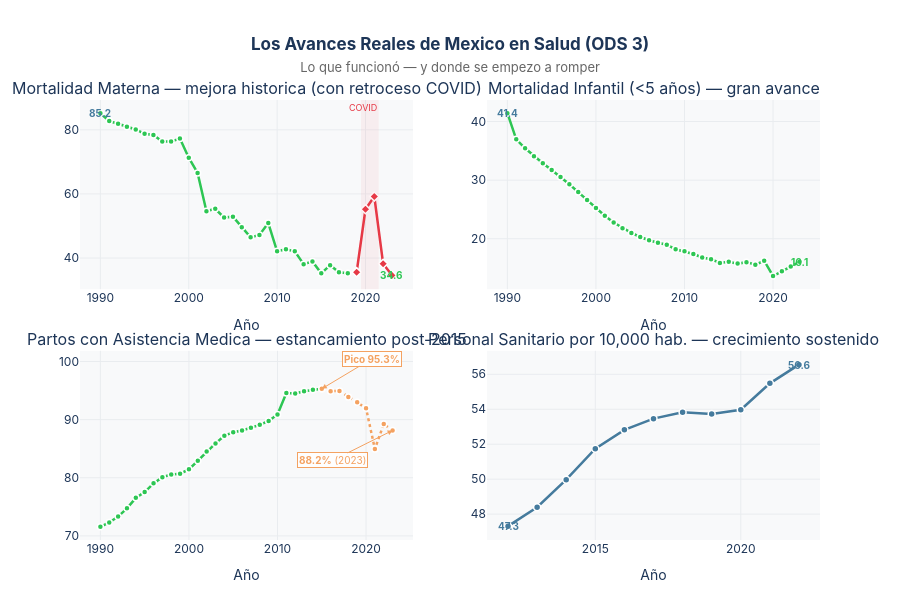

The cell this chart's notebook holds for it:
### Markdown cell above
---
## El Contrapeso — Lo que Si Mejoró

La narrativa honesta también muestra los avances. México sí tiene logros en salud pública que vale reconocer — para entender mejor **dónde se rompió el hilo**.

### Code cell
# ══════════════════════════════════════════════════════════════════════════════
# FIGURA 6 — Indicadores con mejora: mortalidad materna, infantil, partos, personal
# ══════════════════════════════════════════════════════════════════════════════

mat  = get_serie('3.1.1')
inf5 = get_serie('3.2.1')
part = get_serie('3.1.2')
pers = get_serie('3.C.1')

fig_bien = make_subplots(
    rows=2, cols=2,
    subplot_titles=[
        'Mortalidad Materna — mejora historica (con retroceso COVID)',
        'Mortalidad Infantil (<5 años) — gran avance',
        'Partos con Asistencia Medica — estancamiento post-2015',
        'Personal Sanitario por 10,000 hab. — crecimiento sostenido'
    ],
    vertical_spacing=0.14, horizontal_spacing=0.1
)

# Mortalidad materna
mat_base = mat[mat['periodo'] < 2019]
mat_cov  = mat[mat['periodo'] >= 2019]
fig_bien.add_trace(go.Scatter(
    x=mat_base['periodo'], y=mat_base['valor'],
    mode='lines+markers', line=dict(color=COLOR_MEJORA, width=2.5),
    marker=dict(size=6, color=COLOR_MEJORA, line=dict(width=1.5, color='white')),
    showlegend=False,
    hovertemplate='<b>%{x}</b><br>%{y:.1f} por 100k NV<extra></extra>'
), row=1, col=1)
fig_bien.add_trace(go.Scatter(
    x=mat_cov['periodo'], y=mat_cov['valor'],
    mode='lines+markers', line=dict(color=COLOR_ALERTA, width=2.5),
    marker=dict(size=7, color=COLOR_ALERTA, symbol='diamond',
                line=dict(width=1.5, color='white')),
    showlegend=False,
    hovertemplate='<b>%{x}</b><br>%{y:.1f} por 100k NV<extra></extra>'
), row=1, col=1)
fig_bien.add_vrect(x0=2019.5, x1=2021.5, fillcolor='rgba(230,57,70,0.06)',
                   line_width=0, row=1, col=1,
                   annotation_text='COVID', annotation_position='top right',
                   annotation_font=dict(size=9, color=COLOR_ALERTA))
fig_bien.add_annotation(x=1990, y=85.2, text='<b>85.2</b>',
                         showarrow=False, font=dict(size=10, color=COLOR_NEUTRO), row=1, col=1)
fig_bien.add_annotation(x=2023, y=34.6, text='<b>34.6</b>',
                         showarrow=False, font=dict(size=10, color=COLOR_MEJORA), row=1, col=1)

# Mortalidad infantil
fig_bien.add_trace(go.Scatter(
    x=inf5['periodo'], y=inf5['valor'],
    mode='lines+markers', line=dict(color=COLOR_MEJORA, width=2.5),
    marker=dict(size=6, color=COLOR_MEJORA, line=dict(width=1.5, color='white')),
    showlegend=False,
    hovertemplate='<b>%{x}</b><br>%{y:.1f} por 1,000 NV<extra></extra>'
), row=1, col=2)
fig_bien.add_annotation(x=1990, y=41.4, text='<b>41.4</b>',
                         showarrow=False, font=dict(size=10, color=COLOR_NEUTRO), row=1, col=2)
fig_bien.add_annotation(x=2023, y=16.1, text='<b>16.1</b>',
                         showarrow=False, font=dict(size=10, color=COLOR_MEJORA), row=1, col=2)

# Partos con asistencia
part_base_s = part[part['periodo'] <= 2015]
part_post_s = part[part['periodo'] >= 2015]
fig_bien.add_trace(go.Scatter(
    x=part_base_s['periodo'], y=part_base_s['valor'],
    mode='lines+markers', line=dict(color=COLOR_MEJORA, width=2.5),
    marker=dict(size=6, color=COLOR_MEJORA, line=dict(width=1.5, color='white')),
    showlegend=False,
    hovertemplate='<b>%{x}</b><br>%{y:.1f}%<extra></extra>'
), row=2, col=1)
fig_bien.add_trace(go.Scatter(
    x=part_post_s['periodo'], y=part_post_s['valor'],
    mode='lines+markers', line=dict(color=COLOR_ACENTO, width=2.5, dash='dot'),
    marker=dict(size=6, color=COLOR_ACENTO, line=dict(width=1.5, color='white')),
    showlegend=False,
    hovertemplate='<b>%{x}</b><br>%{y:.1f}%<extra></extra>'
), row=2, col=1)
fig_bien.add_annotation(
    x=2015, y=95.31, text='<b>Pico 95.3%</b>',
    showarrow=True, arrowhead=2, arrowcolor=COLOR_ACENTO,
    ax=50, ay=-30, font=dict(size=10, color=COLOR_ACENTO),
    bgcolor='rgba(255,255,255,0.85)', bordercolor=COLOR_ACENTO, borderwidth=1,
    row=2, col=1
)
fig_bien.add_annotation(
    x=2023, y=88.15, text='<b>88.2%</b> (2023)',
    showarrow=True, arrowhead=2, arrowcolor=COLOR_ACENTO,
    ax=-60, ay=30, font=dict(size=10, color=COLOR_ACENTO),
    bgcolor='rgba(255,255,255,0.85)', bordercolor=COLOR_ACENTO, borderwidth=1,
    row=2, col=1
)

# Personal sanitario
fig_bien.add_trace(go.Scatter(
    x=pers['periodo'], y=pers['valor'],
    mode='lines+markers', line=dict(color=COLOR_NEUTRO, width=2.5),
    marker=dict(size=7, color=COLOR_NEUTRO, line=dict(width=1.5, color='white')),
    showlegend=False,
    hovertemplate='<b>%{x}</b><br>%{y:.1f} por 10,000 hab.<extra></extra>'
), row=2, col=2)
fig_bien.add_annotation(x=2012, y=47.31, text='<b>47.3</b>',
                         showarrow=False, font=dict(size=10, color=COLOR_NEUTRO), row=2, col=2)
fig_bien.add_annotation(x=2022, y=56.55, text='<b>56.6</b>',
                         showarrow=False, font=dict(size=10, color=COLOR_NEUTRO), row=2, col=2)

fig_bien.update_xaxes(showgrid=True, gridcolor='#E9ECEF', title_text='Año')
fig_bien.update_yaxes(showgrid=True, gridcolor='#E9ECEF')

fig_bien.update_layout(
    title=dict(
        text='<b>Los Avances Reales de Mexico en Salud (ODS 3)</b><br>'
             '<span style="font-size:13px;font-weight:normal;color:#666">'
             'Lo que funcionó — y donde se empezo a romper</span>',
        x=0.5, xanchor='center'
    ),
    height=600, plot_bgcolor=COLOR_FONDO, paper_bgcolor='white',
    font=dict(family='Inter, Arial, sans-serif', color='#1D3557'),
    margin=dict(t=100, b=60)
)

fig_bien.show()

### Figure 1 — Plotly figure (JSON) as saved in the notebook; plotly's stock layout.template omitted (floating-point values rounded to 4 significant figures)
{"data": [{"hovertemplate": "<b>%{x}</b><br>%{y:.1f} por 100k NV<extra></extra>", "line": {"color": "#2DC653", "width": 2.5}, "marker": {"color": "#2DC653", "line": {"color": "white", "width": 1.5}, "size": 6}, "mode": "lines+markers", "showlegend": false, "type": "scatter", "x": [1990, 1991, 1992, 1993, 1994, 1995, 1996, 1997, 1998, 1999, 2000, 2001, 2002, 2003, 2004, 2005, 2006, 2007, 2008, 2009, 2010, 2011, 2012, 2013, 2014, 2015, 2016, 2017, 2018], "xaxis": "x", "y": [85.2, 82.74, 81.92, 80.98, 80.12, 78.77, 78.39, 76.35, 76.35, 77.31, 71.31, 66.54, 54.58, 55.37, 52.62, 52.91, 49.6, 46.45, 47.19, 50.9, 42.09, 42.75, 42.07, 38.08, 38.91, 35.21, 37.77, 35.56, 35.22], "yaxis": "y"}, {"hovertemplate": "<b>%{x}</b><br>%{y:.1f} por 100k NV<extra></extra>", "line": {"color": "#E63946", "width": 2.5}, "marker": {"color": "#E63946", "line": {"color": "white", "width": 1.5}, "size": 7, "symbol": "diamond"}, "mode": "lines+markers", "showlegend": false, "type": "scatter", "x": [2019, 2020, 2021, 2022, 2023], "xaxis": "x", "y": [35.56, 55.23, 59.19, 38.21, 34.58], "yaxis": "y"}, {"hovertemplate": "<b>%{x}</b><br>%{y:.1f} por 1,000 NV<extra></extra>", "line": {"color": "#2DC653", "width": 2.5}, "marker": {"color": "#2DC653", "line": {"color": "white", "width": 1.5}, "size": 6}, "mode": "lines+markers", "showlegend": false, "type": "scatter", "x": [1990, 1991, 1992, 1993, 1994, 1995, 1996, 1997, 1998, 1999, 2000, 2001, 2002, 2003, 2004, 2005, 2006, 2007, 2008, 2009, 2010, 2011, 2012, 2013, 2014, 2015, 2016, 2017, 2018, 2019, 2020, 2021, 2022, 2023], "xaxis": "x2", "y": [41.41, 36.96, 35.42, 34.08, 32.89, 31.71, 30.54, 29.3, 27.96, 26.59, 25.23, 23.92, 22.76, 21.8, 20.99, 20.3, 19.74, 19.32, 18.98, 18.2, 17.85, 17.4, 16.8, 16.52, 15.87, 16.09, 15.76, 16.01, 15.58, 16.25, 13.65, 14.47, 15.26, 16.06], "yaxis": "y2"}, {"hovertemplate": "<b>%{x}</b><br>%{y:.1f}%<extra></extra>", "line": {"color": "#2DC653", "width": 2.5}, "marker": {"color": "#2DC653", "line": {"color": "white", "width": 1.5}, "size": 6}, "mode": "lines+markers", "showlegend": false, "type": "scatter", "x": [1990, 1991, 1992, 1993, 1994, 1995, 1996, 1997, 1998, 1999, 2000, 2001, 2002, 2003, 2004, 2005, 2006, 2007, 2008, 2009, 2010, 2011, 2012, 2013, 2014, 2015], "xaxis": "x3", "y": [71.57, 72.31, 73.33, 74.75, 76.55, 77.55, 79.04, 80.11, 80.55, 80.7, 81.45, 82.93, 84.54, 85.92, 87.24, 87.84, 88.15, 88.6, 89.11, 89.79, 90.89, 94.58, 94.49, 94.88, 95.15, 95.31], "yaxis": "y3"}, {"hovertemplate": "<b>%{x}</b><br>%{y:.1f}%<extra></extra>", "line": {"color": "#F4A261", "dash": "dot", "width": 2.5}, "marker": {"color": "#F4A261", "line": {"color": "white", "width": 1.5}, "size": 6}, "mode": "lines+markers", "showlegend": false, "type": "scatter", "x": [2015, 2016, 2017, 2018, 2019, 2020, 2021, 2022, 2023], "xaxis": "x3", "y": [95.31, 94.9, 94.94, 93.92, 92.98, 91.97, 84.95, 89.24, 88.15], "yaxis": "y3"}, {"hovertemplate": "<b>%{x}</b><br>%{y:.1f} por 10,000 hab.<extra></extra>", "line": {"color": "#457B9D", "width": 2.5}, "marker": {"color": "#457B9D", "line": {"color": "white", "width": 1.5}, "size": 7}, "mode": "lines+markers", "showlegend": false, "type": "scatter", "x": [2012, 2013, 2014, 2015, 2016, 2017, 2018, 2019, 2020, 2021, 2022], "xaxis": "x4", "y": [47.31, 48.39, 49.97, 51.74, 52.82, 53.46, 53.82, 53.73, 53.97, 55.48, 56.55], "yaxis": "y4"}], "layout": {"annotations": [{"font": {"size": 16}, "showarrow": false, "text": "Mortalidad Materna — mejora historica (con retroceso COVID)", "x": 0.225, "xanchor": "center", "xref": "paper", "y": 1.0, "yanchor": "bottom", "yref": "paper"}, {"font": {"size": 16}, "showarrow": false, "text": "Mortalidad Infantil (<5 años) — gran avance", "x": 0.775, "xanchor": "center", "xref": "paper", "y": 1.0, "yanchor": "bottom", "yref": "paper"}, {"font": {"size": 16}, "showarrow": false, "text": "Partos con Asistencia Medica — estancamiento post-2015", "x": 0.225, "xanchor": "center", "xref": "paper", "y": 0.43, "yanchor": "bottom", "yref": "paper"}, {"font": {"size": 16}, "showarrow": false, "text": "Personal Sanitario por 10,000 hab. — crecimiento sostenido", "x": 0.775, "xanchor": "center", "xref": "paper", "y": 0.43, "yanchor": "bottom", "yref": "paper"}, {"font": {"color": "#E63946", "size": 9}, "showarrow": false, "text": "COVID", "x": 2022.0, "xanchor": "right", "xref": "x", "y": 1, "yanchor": "top", "yref": "y domain"}, {"font": {"color": "#457B9D", "size": 10}, "showarrow": false, "text": "<b>85.2</b>", "x": 1990, "xref": "x", "y": 85.2, "yref": "y"}, {"font": {"color": "#2DC653", "size": 10}, "showarrow": false, "text": "<b>34.6</b>", "x": 2023, "xref": "x", "y": 34.6, "yref": "y"}, {"font": {"color": "#457B9D", "size": 10}, "showarrow": false, "text": "<b>41.4</b>", "x": 1990, "xref": "x2", "y": 41.4, "yref": "y2"}, {"font": {"color": "#2DC653", "size": 10}, "showarrow": false, "text": "<b>16.1</b>", "x": 2023, "xref": "x2", "y": 16.1, "yref": "y2"}, {"arrowcolor": "#F4A261", "arrowhead": 2, "ax": 50, "ay": -30, "bgcolor": "rgba(255,255,255,0.85)", "bordercolor": "#F4A261", "borderwidth": 1, "font": {"color": "#F4A261", "size": 10}, "showarrow": true, "text": "<b>Pico 95.3%</b>", "x": 2015, "xref": "x3", "y": 95.31, "yref": "y3"}, {"arrowcolor": "#F4A261", "arrowhead": 2, "ax": -60, "ay": 30, "bgcolor": "rgba(255,255,255,0.85)", "bordercolor": "#F4A261", "borderwidth": 1, "font": {"color": "#F4A261", "size": 10}, "showarrow": true, "text": "<b>88.2%</b> (2023)", "x": 2023, "xref": "x3", "y": 88.15, "yref": "y3"}, {"font": {"color": "#457B9D", "size": 10}, "showarrow": false, "text": "<b>47.3</b>", "x": 2012, "xref": "x4", "y": 47.31, "yref": "y4"}, {"font": {"color": "#457B9D", "size": 10}, "showarrow": false, "text": "<b>56.6</b>", "x": 2022, "xref": "x4", "y": 56.55, "yref": "y4"}], "font": {"color": "#1D3557", "family": "Inter, Arial, sans-serif"}, "height": 600, "margin": {"b": 60, "t": 100}, "paper_bgcolor": "white", "plot_bgcolor": "#F8F9FA", "shapes": [{"fillcolor": "rgba(230,57,70,0.06)", "line": {"width": 0}, "type": "rect", "x0": 2020.0, "x1": 2022.0, "xref": "x", "y0": 0, "y1": 1, "yref": "y domain"}], "title": {"text": "<b>Los Avances Reales de Mexico en Salud (ODS 3)</b><br><span style=\"font-size:13px;font-weight:normal;color:#666\">Lo que funcionó — y donde se empezo a romper</span>", "x": 0.5, "xanchor": "center"}, "xaxis": {"anchor": "y", "domain": [0.0, 0.45], "gridcolor": "#E9ECEF", "showgrid": true, "title": {"text": "Año"}}, "xaxis2": {"anchor": "y2", "domain": [0.55, 1.0], "gridcolor": "#E9ECEF", "showgrid": true, "title": {"text": "Año"}}, "xaxis3": {"anchor": "y3", "domain": [0.0, 0.45], "gridcolor": "#E9ECEF", "showgrid": true, "title": {"text": "Año"}}, "xaxis4": {"anchor": "y4", "domain": [0.55, 1.0], "gridcolor": "#E9ECEF", "showgrid": true, "title": {"text": "Año"}}, "yaxis": {"anchor": "x", "domain": [0.57, 1.0], "gridcolor": "#E9ECEF", "showgrid": true}, "yaxis2": {"anchor": "x2", "domain": [0.57, 1.0], "gridcolor": "#E9ECEF", "showgrid": true}, "yaxis3": {"anchor": "x3", "domain": [0.0, 0.43], "gridcolor": "#E9ECEF", "showgrid": true}, "yaxis4": {"anchor": "x4", "domain": [0.0, 0.43], "gridcolor": "#E9ECEF", "showgrid": true}}}
